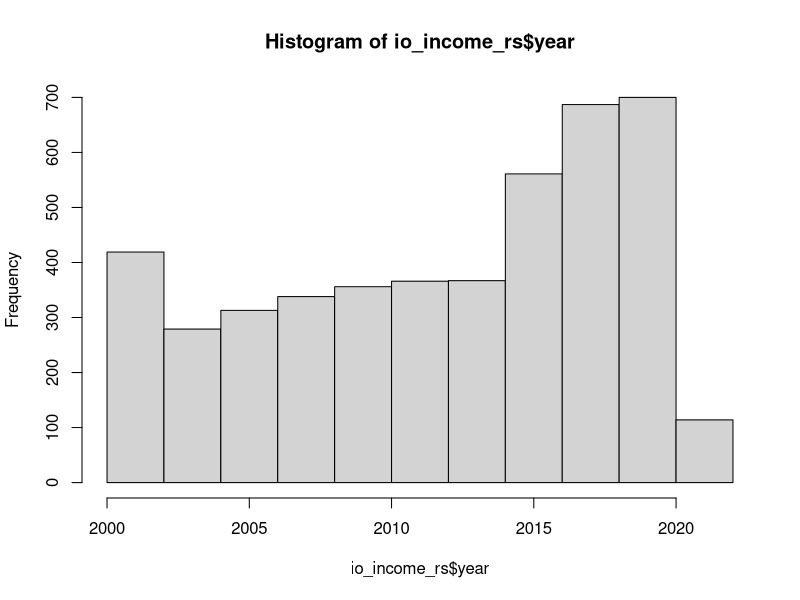
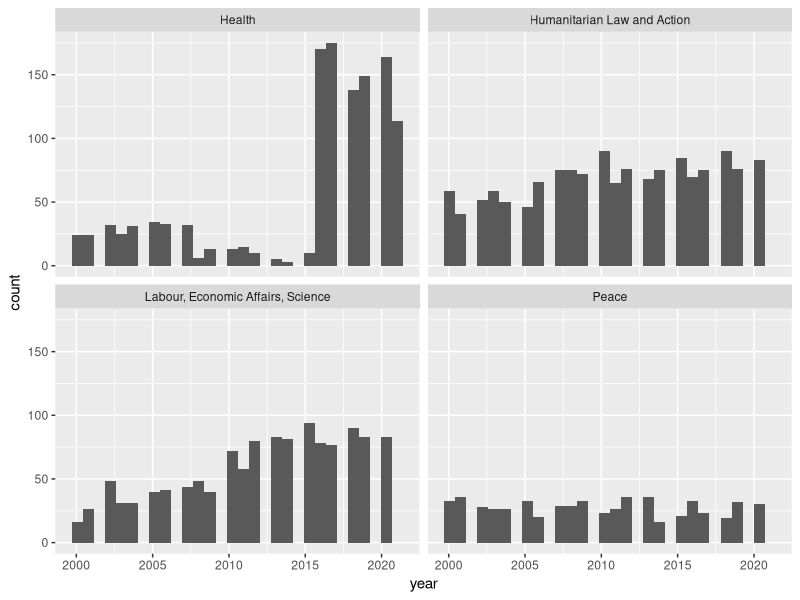
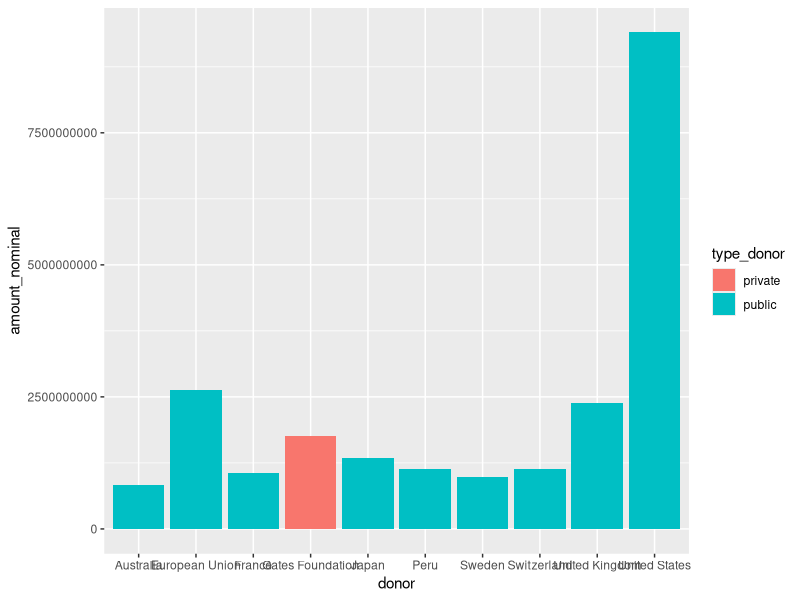
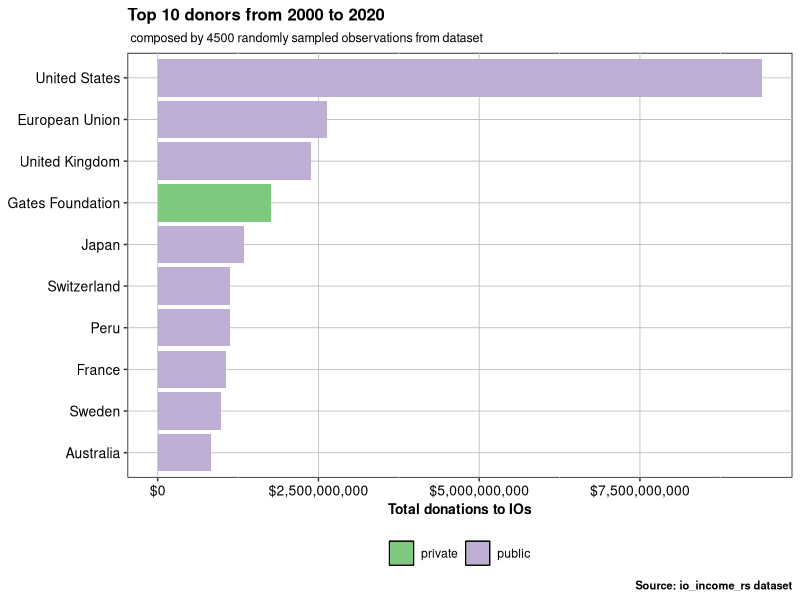
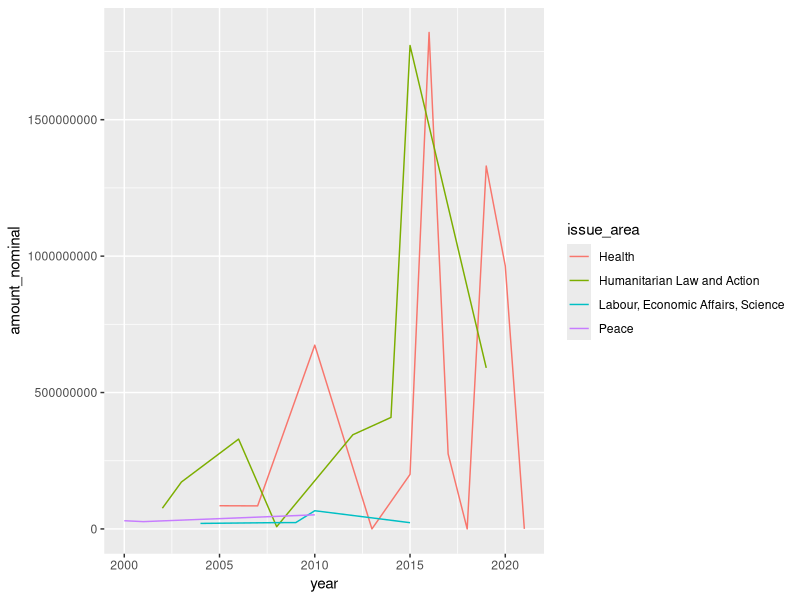
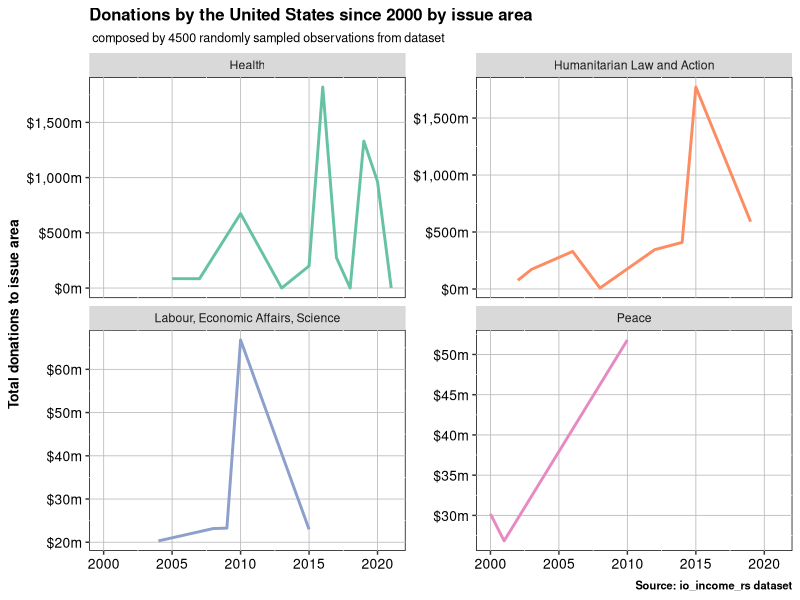
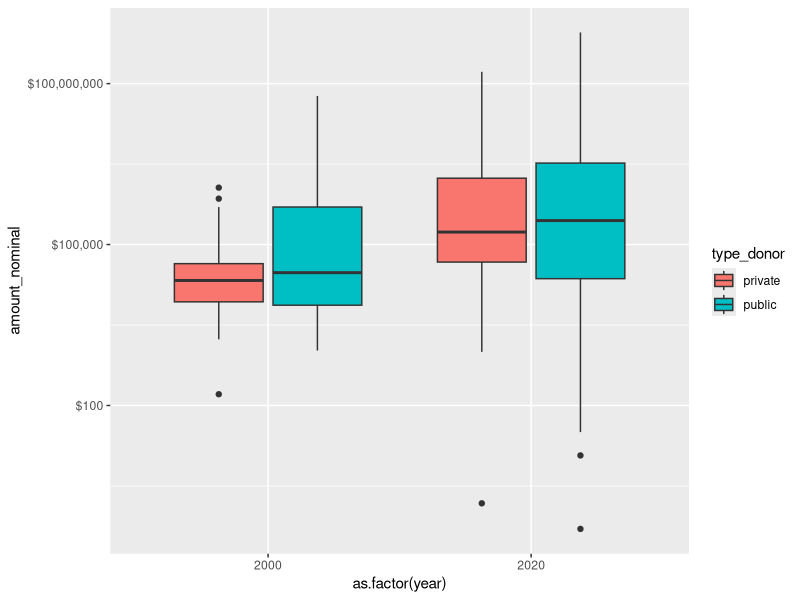
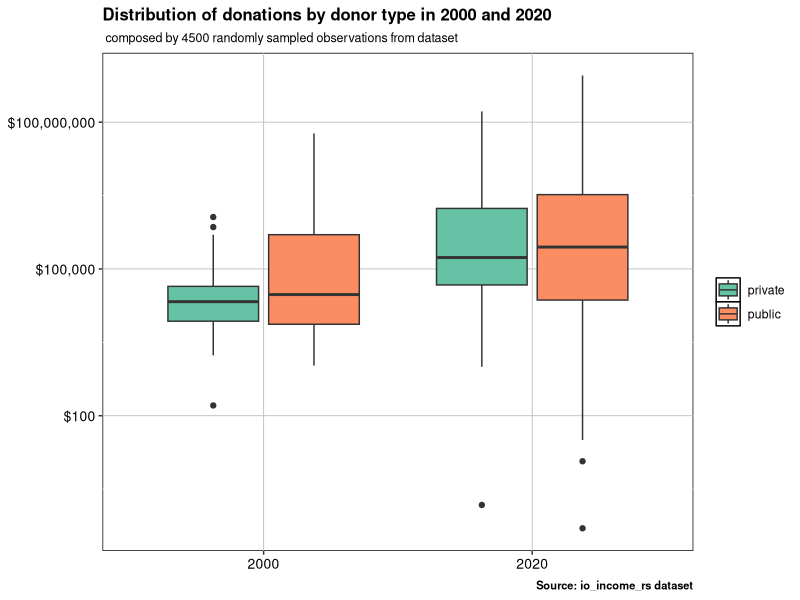

R code for these plots, in order:
## ---- chunk 1
library(dplyr)
library(ggplot2)
library(tidyr)
library(scales)
library(readr)
io_income_rs <- read_csv("io_income_rs.csv")
options(scipen = 999)
## ---- chunk 2
hist(io_income_rs$year)
## ---- chunk 3
io_income_rs %>%
  ggplot(aes(year)) +
  geom_histogram() +
  facet_wrap(~issue_area)
## ---- chunk 4
io_income_rs %>%
  drop_na(donor) %>%
  group_by(donor, type_donor) %>%
  summarize(amount_nominal = sum(amount_nominal, na.rm = TRUE)) %>% 
  arrange(desc(amount_nominal)) %>%
  ungroup() %>%
  slice_head(n=10) %>% 
  ggplot(mapping=aes(x=donor, y= amount_nominal, fill=type_donor)) +
  geom_col() #minimal solution 

io_income_rs %>%
  drop_na(donor) %>%
  group_by(donor, type_donor) %>%
  summarize(amount_nominal = sum(amount_nominal, na.rm = TRUE)) %>% 
  arrange(desc(amount_nominal)) %>%
  ungroup() %>%
  slice_head(n=10) %>%
  ggplot(mapping=aes(x=reorder(donor, amount_nominal),
                     #order donors acc. to $$$
                     y= amount_nominal, fill=type_donor)) +
  geom_col()+
  scale_fill_brewer(type="qual", palette= "Accent", direction=1)+
  scale_y_continuous(labels=scales::dollar)+
  labs( x = NULL, y = "Total donations to IOs", title = "Top 10 donors from 2000 to 2020",
    subtitle=" composed by 4500 randomly sampled observations from dataset",
    caption = "Source: io_income_rs dataset")+
  theme(panel.background = element_rect("white", "black", .5, "solid"),
    panel.grid.major = element_line(color = "grey", size = 0.3, linetype = "solid"),
    axis.text = element_text(color = "black", size = 10),
    title = element_text(color = "black", size = 10, face = "bold"),
    legend.title = element_blank(),
    plot.subtitle = element_text(color = "black", size = 9, face = "plain"),
    legend.position = "bottom") +
    coord_flip() #flipping it to simplify reading
## ---- chunk 5
io_income_rs %>%
  filter(donor== "United States") %>%
  group_by(year, issue_area)%>%
  summarize(amount_nominal = sum(amount_nominal, na.rm = TRUE)) %>% 
  ggplot(mapping=aes(x=year, y=amount_nominal, color=issue_area))+
  geom_line() #minimal solution


io_income_rs %>%
  filter(donor== "United States") %>%
  group_by(year, issue_area)%>%
  summarize(amount_nominal = sum(amount_nominal, na.rm = TRUE)) %>% 
  ggplot(mapping=aes(x=year, y=amount_nominal, color=issue_area))+
  geom_line(size=1)+
  scale_color_brewer(type="qual", palette= "Set2", direction=1)+
  scale_y_continuous(labels=scales::dollar_format(scale=.000001, suffix="m", prefix = "$"))+
    #dollar_format allows you to format the scale of dollars(thousands, millions, billions)
  labs( x = NULL, y = "Total donations to issue area", 
        title = "Donations by the United States since 2000 by issue area", 
    subtitle=" composed by 4500 randomly sampled observations from dataset",
    caption = "Source: io_income_rs dataset")+
  theme(panel.background = element_rect("white", "black", .5, "solid"),
    panel.grid.major = element_line(color = "grey", size = 0.3, linetype = "solid"),
    axis.text = element_text(color = "black", size = 10),
    title = element_text(color = "black", size = 10, face = "bold"),
    legend.title = element_blank(),
    plot.subtitle = element_text(color = "black", size = 9, face = "plain"),
    legend.position = "none")+
    facet_wrap(~issue_area, scale="free_y")# let the y-scales of facets change.
## ---- chunk 6
io_income_rs %>%
  drop_na(type_donor) %>%
  filter(year==2000 | year == 2020) %>%
  ggplot(mapping=aes(x=as.factor(year), y=amount_nominal, fill=type_donor))+
  geom_boxplot()+
  scale_y_log10(labels=scales::dollar) #minimal solution

io_income_rs %>%
  drop_na(type_donor) %>%
  filter(year==2000 | year == 2020) %>%
  ggplot(mapping=aes(x=as.factor(year), y=amount_nominal, fill=type_donor))+
  geom_boxplot()+
  scale_y_log10(labels=scales::dollar)+
  scale_fill_brewer(type="qual", palette= "Set2", direction=1)+
  labs( x = NULL, y = NULL, 
        title = "Distribution of donations by donor type in 2000 and 2020",
    subtitle=" composed by 4500 randomly sampled observations from dataset",
    caption = "Source: io_income_rs dataset")+
  theme(panel.background = element_rect("white", "black", .5, "solid"),
    panel.grid.major = element_line(color = "grey", size = 0.3, linetype = "solid"),
    axis.text = element_text(color = "black", size = 10),
    title = element_text(color = "black", size = 10, face = "bold"),
    legend.title = element_blank(),
    plot.subtitle = element_text(color = "black", size = 9, face = "plain"),
    legend.position = "right")
## ---- chunk 7
io_income_rs %>%
  drop_na(type_donor) %>%
  ggplot(mapping=aes(x=year, y=amount_nominal)) +
  geom_point() +
  geom_smooth(method = "lm", color="red") +
  scale_y_log10(labels=scales::dollar) + #minimal
  facet_wrap(~type_donor)

io_income_rs %>%
  drop_na(type_donor) %>%
  ggplot(mapping=aes(x=year, y=amount_nominal)) +
  geom_point(position="jitter", 
# position jitter adds random noise to each observation, so they do not line up by year.
             alpha=.5) +  
  # alpha makes the points transparent.
  geom_smooth(method = "lm", color="red") +
  scale_y_log10(labels=scales::dollar) +
  labs(x = NULL, y = NULL, #removing redundant info from x and y axis
       title = "Donations to issues areay by year per type since 2000", 
       subtitle=" composed by 4500 randomly sampled observations from dataset",
       caption = "Source: io_income_rs dataset") +
  theme(panel.background = element_rect("white", "black", .5, "solid"),
    panel.grid.major = element_line(color = "grey", size = 0.3,
                                    linetype = "solid"),
    axis.text = element_text(color = "black", size = 10),
    title = element_text(color = "black", size = 10, face = "bold"),
    legend.title = element_blank(),
    plot.subtitle = element_text(color = "black", size = 9, face = "plain"),
    legend.position = "right")
## ---- chunk 8
io_income_rs %>%
  drop_na(type_donor) %>%
  ggplot(mapping = aes(x = year, y = amount_nominal, fill = type_donor)) +
  geom_smooth(aes(color = type_donor), se = FALSE,
              method = "loess") +
  facet_wrap(~issue_area, scales = "free") +
  scale_y_log10(labels=scales::dollar) +
  labs(title = "Donations by type to different issues areas",
       caption = "Source: io_income_rs dataset") +
  theme_minimal()
